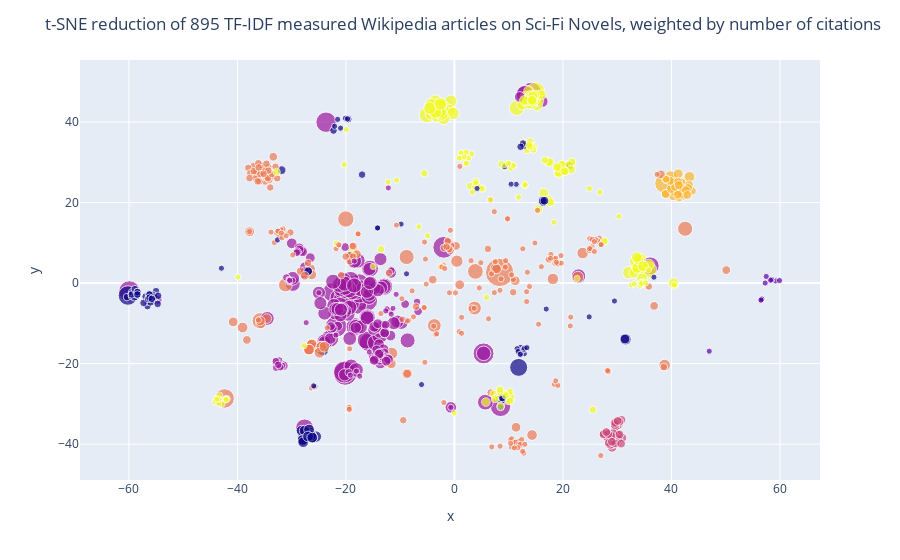

The notebook cell saved with this chart:
### Code cell
fig = px.scatter(x=X_tsne[mask, 0], y=-X_tsne[mask, 1],hover_name=hover_names,color=kmeans.labels_[mask], size=size)
fig.update_layout(
    title=f"t-SNE reduction of {L} TF-IDF measured Wikipedia articles on Sci-Fi Novels, weighted by number of citations",

)
fig.update(layout_coloraxis_showscale=False)
#py.plot(fig,filename=f'sci-fi-novels-htmlless-{L}',auto_open=True)
fig.show()

### Figure 1 — Plotly figure (JSON) as saved in the notebook; plotly's stock layout.template omitted (floating-point values rounded to 4 significant figures; data arrays with more than 128 entries replaced by an {"elided": "..."} marker saying what was removed)
{"data": [{"hovertemplate": "<b>%{hovertext}</b><br><br>x=%{x}<br>y=%{y}<br>size=%{marker.size}<br>color=%{marker.color}<extra></extra>", "hovertext": {"elided": "895 str values"}, "legendgroup": "", "marker": {"color": {"elided": "895 int values"}, "coloraxis": "coloraxis", "size": {"elided": "895 float values"}, "sizemode": "area", "sizeref": 0.0025, "symbol": "circle"}, "mode": "markers", "name": "", "orientation": "v", "showlegend": false, "type": "scatter", "x": {"elided": "895 float values"}, "xaxis": "x", "y": {"elided": "895 float values"}, "yaxis": "y"}], "layout": {"coloraxis": {"colorbar": {"title": {"text": "color"}}, "colorscale": [[0, "#0d0887"], [0.1111, "#46039f"], [0.2222, "#7201a8"], [0.3333, "#9c179e"], [0.4444, "#bd3786"], [0.5556, "#d8576b"], [0.6667, "#ed7953"], [0.7778, "#fb9f3a"], [0.8889, "#fdca26"], [1, "#f0f921"]], "showscale": false}, "legend": {"itemsizing": "constant", "tracegroupgap": 0}, "margin": {"t": 60}, "title": {"text": "t-SNE reduction of 895 TF-IDF measured Wikipedia articles on Sci-Fi Novels, weighted by number of citations"}, "xaxis": {"anchor": "y", "domain": [0, 1], "title": {"text": "x"}}, "yaxis": {"anchor": "x", "domain": [0, 1], "title": {"text": "y"}}}}
